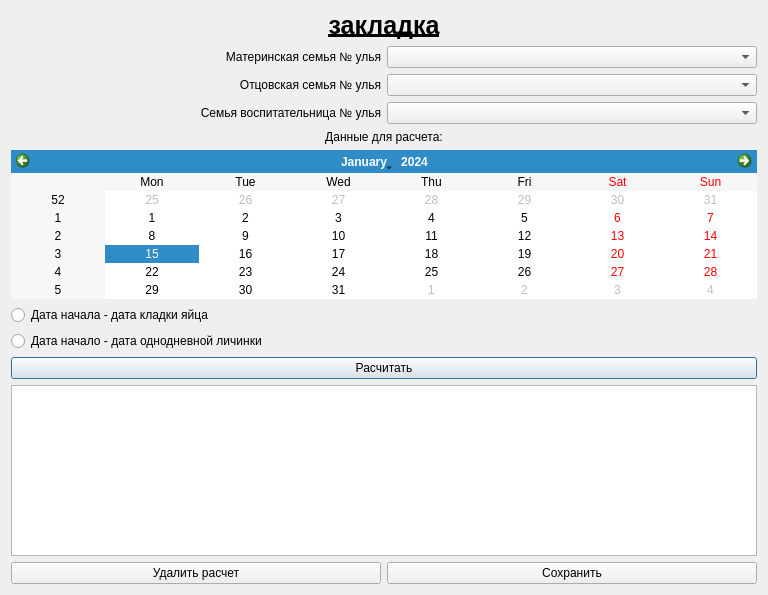
<?xml version="1.0" encoding="UTF-8"?>
<ui version="4.0">
 <class>Dialog_Vivod</class>
 <widget class="QDialog" name="Dialog_Vivod">
  <property name="geometry">
   <rect>
    <x>0</x>
    <y>0</y>
    <width>768</width>
    <height>595</height>
   </rect>
  </property>
  <property name="windowTitle">
   <string>Вывод маток</string>
  </property>
  <layout class="QHBoxLayout" name="horizontalLayout">
   <item>
    <layout class="QVBoxLayout" name="verticalLayout">
     <item>
      <widget class="QLabel" name="lab_zaklad">
       <property name="font">
        <font>
         <pointsize>19</pointsize>
         <weight>75</weight>
         <bold>true</bold>
         <underline>true</underline>
        </font>
       </property>
       <property name="text">
        <string>закладка</string>
       </property>
       <property name="alignment">
        <set>Qt::AlignCenter</set>
       </property>
      </widget>
     </item>
     <item>
      <layout class="QHBoxLayout" name="horizontalLayout_2">
       <item>
        <widget class="QLabel" name="label">
         <property name="text">
          <string>Материнская семья № улья</string>
         </property>
         <property name="alignment">
          <set>Qt::AlignRight|Qt::AlignTrailing|Qt::AlignVCenter</set>
         </property>
        </widget>
       </item>
       <item>
        <widget class="QComboBox" name="comboBox_materinskay_semya"/>
       </item>
      </layout>
     </item>
     <item>
      <layout class="QHBoxLayout" name="horizontalLayout_3">
       <item>
        <widget class="QLabel" name="label_2">
         <property name="text">
          <string>Отцовская семья № улья</string>
         </property>
         <property name="alignment">
          <set>Qt::AlignRight|Qt::AlignTrailing|Qt::AlignVCenter</set>
         </property>
        </widget>
       </item>
       <item>
        <widget class="QComboBox" name="comboBox_ozovskay_semya"/>
       </item>
      </layout>
     </item>
     <item>
      <layout class="QHBoxLayout" name="horizontalLayout_4">
       <item>
        <widget class="QLabel" name="label_3">
         <property name="text">
          <string>Семья воспитательница № улья</string>
         </property>
         <property name="alignment">
          <set>Qt::AlignRight|Qt::AlignTrailing|Qt::AlignVCenter</set>
         </property>
        </widget>
       </item>
       <item>
        <widget class="QComboBox" name="comboBox_vospitalka"/>
       </item>
      </layout>
     </item>
     <item>
      <widget class="QLabel" name="label_4">
       <property name="text">
        <string>Данные для расчета:</string>
       </property>
       <property name="alignment">
        <set>Qt::AlignCenter</set>
       </property>
      </widget>
     </item>
     <item>
      <layout class="QHBoxLayout" name="horizontalLayout_5"/>
     </item>
     <item>
      <widget class="QCalendarWidget" name="calendarWidget"/>
     </item>
     <item>
      <widget class="QRadioButton" name="rbn_data_kladki">
       <property name="text">
        <string>Дата начала - дата кладки яйца</string>
       </property>
      </widget>
     </item>
     <item>
      <widget class="QRadioButton" name="rbn_data_odnovnev_lich">
       <property name="text">
        <string>Дата начало - дата однодневной личинки</string>
       </property>
      </widget>
     </item>
     <item>
      <widget class="QPushButton" name="pushButton_2">
       <property name="text">
        <string>Расчитать</string>
       </property>
      </widget>
     </item>
     <item>
      <widget class="QTableWidget" name="tableWidget"/>
     </item>
     <item>
      <layout class="QHBoxLayout" name="horizontalLayout_6">
       <item>
        <widget class="QPushButton" name="btn_del_raschet">
         <property name="text">
          <string>Удалить расчет</string>
         </property>
        </widget>
       </item>
       <item>
        <widget class="QPushButton" name="pushButton">
         <property name="text">
          <string>Сохранить</string>
         </property>
        </widget>
       </item>
      </layout>
     </item>
    </layout>
   </item>
  </layout>
 </widget>
 <resources/>
 <connections/>
</ui>
